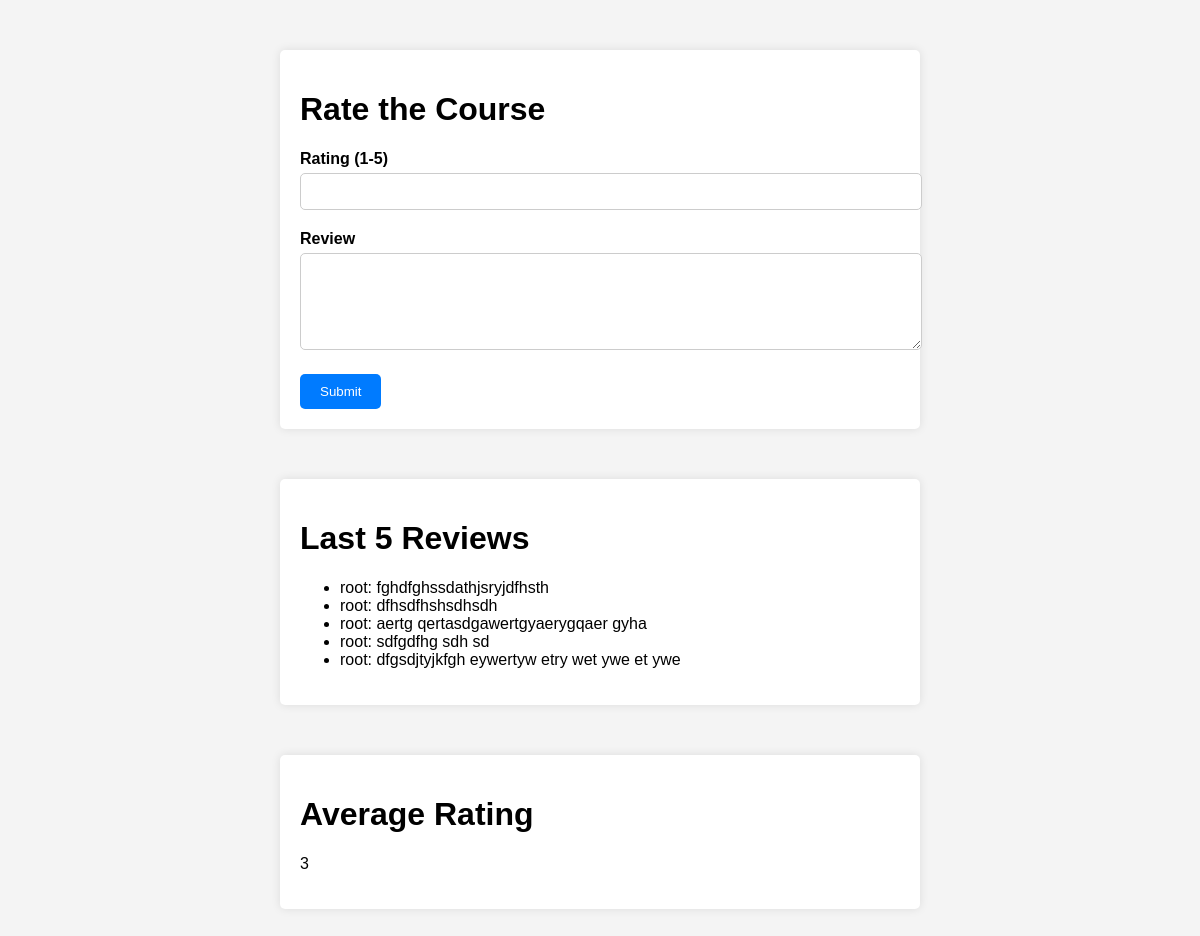
The page /course/php_advance_course/rating/ on the database its author committed.
### courses/models/rating.py (models this page shows)
class Rating(models.Model):
    username = models.ForeignKey(User, on_delete=models.CASCADE)
    coursename = models.CharField(max_length=100)
    rating = models.DecimalField(max_digits=3, decimal_places=2)
    review = models.TextField()
    def __str__(self):
        return f"{self.username.username} - {self.coursename}"

### courses/views/rating.py (the view, shortened to what this page needs)
# urls.py: path('course/<str:slug>/rating/', Rating_View, name='course_rating'),
def Rating_View(request, slug):
    course = Course.objects.get(slug=slug)
    ratings = Rating.objects.filter(coursename=course.name)
    avg_rating = ratings.aggregate(Avg('rating'))['rating__avg']
    print(avg_rating)
    last_reviews = ratings.order_by('-username')[:5]
    print(last_reviews)
    return render(request, 'courses/rating.html', {'ratings': ratings, 'avg_rating': avg_rating, 'last_reviews': last_reviews})

### courses/templates/courses/rating.html (shortened to what this page needs)
<!DOCTYPE html>
<html lang="en">
<head>
</head>
<body>
    <div class="container">
        <h1>Rate the Course</h1>
        <form action="" method="post">
            <div class="form-group">
                <label for="rating">Rating (1-5)</label>
                <input type="number" id="rating" name="rating" min="1" max="5" required>
            </div>
            <div class="form-group">
                <label for="review">Review</label>
                <textarea id="review" name="review" rows="5" required></textarea>
            </div>
            <button type="submit">Submit</button>
        </form>
    </div>
    <div class="container">
        <h1>Last 5 Reviews</h1>
        <ul>
            {% for review in last_reviews %}
                <li>{{ review.username.username }}: {{ review.review }}</li>
            {% endfor %}
        </ul>
    </div>
    <div class="container">
        <h1>Average Rating</h1>
        <p>{{ avg_rating }}</p>
    </div>
</body>
</html>

### courses/templates/courses/rating.html (style rules this page uses)
body { font-family: Arial, sans-serif; background-color: #f4f4f4; margin: 0; padding: 0; }
.container { max-width: 600px; margin: 50px auto; padding: 20px; background-color: #fff; border-radius: 5px; box-shadow: 0 0 10px rgba(0, 0, 0, 0.1); }
.form-group { margin-bottom: 20px; }
label { display: block; font-weight: bold; margin-bottom: 5px; }
input[type="number"] { width: 100%; padding: 10px; border: 1px solid #ccc; border-radius: 5px; }
textarea { width: 100%; padding: 10px; border: 1px solid #ccc; border-radius: 5px; }
button { padding: 10px 20px; background-color: #007bff; color: #fff; border: none; border-radius: 5px; cursor: pointer; }

### rows shown on the page
Rating: username.username "root", review "fghdfghssdathjsryjdfhsth"
Rating: username.username "root", review "dfhsdfhshsdhsdh"
Rating: username.username "root", review "aertg qertasdgawertgyaerygqaer gyha"
Rating: username.username "root", review "sdfgdfhg sdh sd"
Rating: username.username "root", review "dfgsdjtyjkfgh eywertyw etry wet ywe et ywe"

### other values the page prints
{{ avg_rating }} "3"
